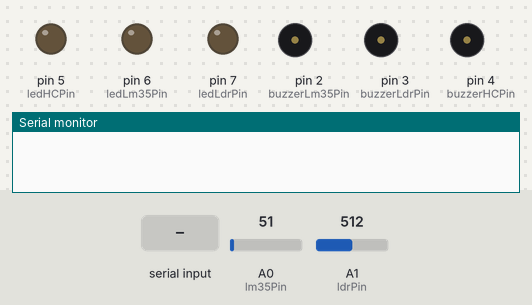
Recording of a sketch running on a simulated Arduino Mega 2560, built for the host (arithmetic inside an expression is 32-bit, double 64-bit). On the bench: output pins drawn as LEDs (lit = HIGH), buzzer (waves = sounding, pin HIGH), the last lines printed to the serial monitor. Wiring (inferred from the names in the program): DS1307 clock at I2C address 0x68. Inputs (shaded band) come from the test bench; at power-on: A0 (lm35Pin) = 51, A1 (ldrPin) = 512. The local clock reads 2024-03-15 10:24:30 at power-on unless the sketch sets it.

Above: at 1.2 s.
1.3 s: "C\n" received over the second serial link
3.9 s: "X\n" received over the second serial link
5.5 s: "A\n" received over the second serial link
At 7.2 s:
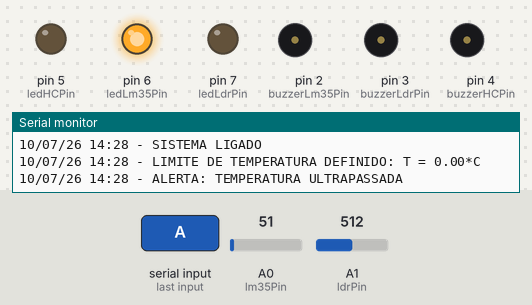
At 7.9 s:
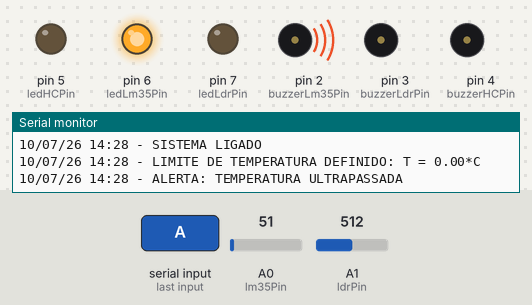
Timing chart, 0 to 14.5 s (numbered marks = the images above; inputs shaded):
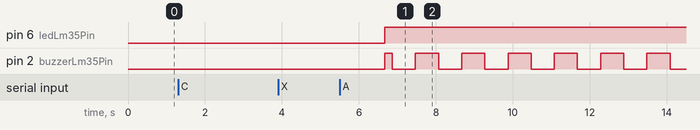

Measured:
- after the input at 5.5 s, pin 6 (ledLm35Pin): LOW → HIGH after 1.2 s; pin 2 (buzzerLm35Pin): LOW → HIGH after 1.2 s, then repeats every 1.2 s: LOW 0.60 s, HIGH 0.60 s

The sketch:

arduino_sensor_node.ino
```cpp
#include <Ultrasonic.h>
#include "Wire.h"

#define DS1307_ADDRESS 0x68
byte zero = 0x00;

HC_SR04 sensor1(12, 13); //(trigger, echo)
const int lm35Pin = A0;
const int ldrPin = A1;
const int ledLdrPin = 7;
const int ledLm35Pin = 6;
const int ledHCPin = 5;
const int buzzerHCPin = 4;
const int buzzerLdrPin = 3;
const int buzzerLm35Pin = 2;

//HC-SR04
int distMeas;
int distThr = -9999;

//LM35
int lm35Read;
float temp;
float tempThr = 9999.0;

//LDR
int ldrRead;
int ldrThr = -9999;

unsigned long previousMillis = 0;
const int buzzerInterval = 500;
int buzzerHCState = 0;
int buzzerLm35State = 0;
int buzzerLdrState = 0;

int flagHCAlert = 0;
int flagLm35Alert = 0;
int flagLdrAlert = 0;
int systemActive = 0;

void setup() {
  Serial.begin(9600);
  Serial2.begin(9600);
  Wire.begin();
  setDateTime();

  pinMode(lm35Pin, INPUT);
  pinMode(ldrPin, INPUT);

  pinMode(buzzerLdrPin, OUTPUT);
  pinMode(buzzerLm35Pin, OUTPUT);
  pinMode(buzzerHCPin, OUTPUT);
  pinMode(ledLdrPin, OUTPUT);
  pinMode(ledLm35Pin, OUTPUT);
  pinMode(ledHCPin, OUTPUT);
}

void loop() {
  unsigned long currentMillis = millis();

  distMeas = sensor1.distance();

  lm35Read = analogRead(lm35Pin);
  temp = lm35Read * 0.4887; //ADC * 500°C/1023

  ldrRead = analogRead(ldrPin);

  if(Serial2.available()){
    char cmd = Serial2.read();
    if(cmd == 'T'){
      Serial2.print(temp);
      Serial2.print('\n');

    }
    else if(cmd == 'L'){
      Serial2.print(ldrRead);
      Serial2.print('\n');
    }
    else if(cmd == 'N'){
      Serial2.print(distMeas);
      Serial2.print('\n');
    }
    else if(cmd == 'A'){
      tempThr = Serial2.parseFloat();
      printDate();
      Serial.print(" - LIMITE DE TEMPERATURA DEFINIDO: T = ");
      Serial.print(tempThr);
      Serial.println("*C");
    }
    else if(cmd == 'B'){
      ldrThr = Serial2.parseInt();
      printDate();
      Serial.print(" - LIMITE DE LUMINOSIDADE DEFINIDO: L = ");
      Serial.println(ldrThr);
    }
    else if(cmd == 'C'){
      distThr = Serial2.parseInt();
      printDate();
      Serial.print(" - LIMITE DE DISTÂNCIA DEFINIDO: D = ");
      Serial.print(distThr);
      Serial.println("cm");
    }
    else if(cmd == 'X'){
      systemActive = 1;
      printDate();
      Serial.println(" - SISTEMA LIGADO");
    }
    else if(cmd == 'x'){
      systemActive = 0;
      printDate();
      Serial.println(" - SISTEMA DESLIGADO");
    }
  }

  if(systemActive && distMeas < distThr){
    if(!flagHCAlert){
      printDate();
      Serial.println(" - ALERTA: NÍVEL ULTRAPASSADO");
      flagHCAlert = 1;
    }
    digitalWrite(ledHCPin, HIGH);

    if(currentMillis - previousMillis >= buzzerInterval){
      previousMillis = currentMillis;

      buzzerHCState = !buzzerHCState;
      digitalWrite(buzzerHCPin, buzzerHCState);
    }
  } else {
    if(flagHCAlert){
      printDate();
      Serial.println(" - SOLUCIONADO: ALERTA DE NÍVEL ");
      flagHCAlert = 0;
    }
    digitalWrite(ledHCPin, LOW);
    digitalWrite(buzzerHCPin, LOW);
    buzzerHCState = 0;
  }

  if(systemActive && ldrRead < ldrThr){
    if(!flagLdrAlert){
      printDate();
      Serial.println(" - ALERTA: LUMINOSIDADE ULTRAPASSADA");
      flagLdrAlert = 1;
    }
    digitalWrite(ledLdrPin, HIGH);

    if(currentMillis - previousMillis >= buzzerInterval){
      previousMillis = currentMillis;

      buzzerLdrState = !buzzerLdrState;
      digitalWrite(buzzerLdrPin, buzzerLdrState);
    }
  } else {
    if(flagLdrAlert){
      printDate();
      Serial.println(" - SOLUCIONADO: ALERTA DE LUMINOSIDADE");
      flagLdrAlert = 0;
    }
    digitalWrite(ledLdrPin, LOW);
    digitalWrite(buzzerLdrPin, LOW);
    buzzerLdrState = 0;
  }

  if(systemActive && temp > tempThr){
    if(!flagLm35Alert){
      printDate();
      Serial.println(" - ALERTA: TEMPERATURA ULTRAPASSADA");
      flagLm35Alert = 1;
    }
    digitalWrite(ledLm35Pin, HIGH);
    if(currentMillis - previousMillis >= buzzerInterval){
      previousMillis = currentMillis;

      buzzerLm35State = !buzzerLm35State;
      digitalWrite(buzzerLm35Pin, buzzerLm35State);
    }
  } else {
    if(flagLm35Alert){
      printDate();
      Serial.println(" - SOLUCIONADO: ALERTA DE TEMPERATURA");
      flagLm35Alert = 0;
    }
    digitalWrite(ledLm35Pin, LOW);
    digitalWrite(buzzerLm35Pin, LOW);
    buzzerLm35State = 0;
  }

  delay(200);
}

void printZeros(int valor){
  if(valor < 10){
    Serial.print(0);
  }
  Serial.print(valor);
}

void setDateTime(){

  // byte segundo =      00;  //0-59
  byte minuto =        28;  //0-59
  byte hora =           14;  //0-23
  byte diasemana =    10;  //1-7
  byte dia =               10;  //1-31
  byte mes =            07; //1-12
  byte ano  =            26; //0-99

  Wire.beginTransmission(DS1307_ADDRESS);
  Wire.write(1);

  // Wire.write(decToBcd(segundo));
  Wire.write(decToBcd(minuto));
  Wire.write(decToBcd(hora));
  Wire.write(decToBcd(diasemana));
  Wire.write(decToBcd(dia));
  Wire.write(decToBcd(mes));
  Wire.write(decToBcd(ano));

  Wire.write(zero);

  Wire.endTransmission();

}

byte decToBcd(byte val){
// Conversão de decimal para binário
  return ( (val/10*16) + (val%10) );
}

byte bcdToDec(byte val)  {
// Conversão de binário para decimal
  return ( (val/16*10) + (val%16) );
}

void printDate(){

  Wire.beginTransmission(DS1307_ADDRESS);
  Wire.write(1); //apontar para o registrador 1 (minutos)
  Wire.endTransmission();

  Wire.requestFrom(DS1307_ADDRESS, 6);

  // int segundo = bcdToDec(Wire.read());
  int minuto = bcdToDec(Wire.read());
  int hora = bcdToDec(Wire.read() & 0b111111);    //Formato 24 horas
  int diasemana = bcdToDec(Wire.read());             //0-6 -> Domingo - Sábado
  int dia = bcdToDec(Wire.read());
  int mes = bcdToDec(Wire.read());
  int ano = bcdToDec(Wire.read());

//Exibe a data e hora. Ex.:   3/12/13 19:00:00

  printZeros(dia);
  Serial.print("/");
  printZeros(mes);
  Serial.print("/");
  printZeros(ano);
  Serial.print(" ");
  printZeros(hora);
  Serial.print(":");
  printZeros(minuto);
  // Serial.print(":");
  // Serial.print(segundo);
}
```
